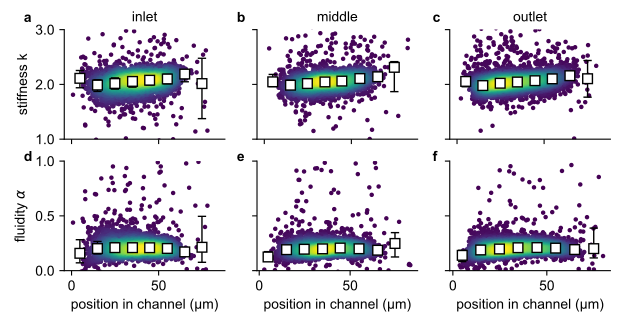

This chart was generated by the following Python code:
# -*- coding: utf-8 -*-
import numpy as np
import pandas as pd
import matplotlib.pyplot as plt
from deformationcytometer.evaluation.helper_functions import fitStiffness, load_all_data, plotDensityScatter, plotBinnedData, plotStressStrain

import pylustrator
pylustrator.start()

position_list = []
for position in ["inlet", "middle", "outlet"]:
    pressure = 3
    data, config = load_all_data([
        fr"\\131.188.117.96\biophysDS\emirzahossein\microfluidic cell rhemeter data\microscope4\2020_july\2020_07_29_aslginate2%_NIH_diff_x_position_2\{position}\[0-9]\*_result.txt",
        fr"\\131.188.117.96\biophysDS\emirzahossein\microfluidic cell rhemeter data\microscope4\2020_july\2020_07_29_aslginate2%_NIH_diff_x_position_3\{position}\[0-9]\*_result.txt",
                ], pressure=pressure)
    position_list.append([data, config])

for i in range(3):
    data, config = position_list[i]

    plt.subplot(2, 3, 1+i)
    plt.title(["inlet", "middle", "outlet"][i])
    plotDensityScatter(np.abs(data.rp), np.log10(data.k_cell), skip=1, y_factor=0.33)
    plotBinnedData(np.abs(data.rp), np.log10(data.k_cell), np.arange(0, 90, 10), bin_func=np.median, error_func="quantiles")

    plt.subplot(2, 3, 3+1+i)

    plotDensityScatter(np.abs(data.rp), data.alpha_cell, skip=1, y_factor=0.33)
    plotBinnedData(np.abs(data.rp), data.alpha_cell, np.arange(0, 90, 10), bin_func=np.median, error_func="quantiles")

#% start: automatic generated code from pylustrator
plt.figure(1).ax_dict = {ax.get_label(): ax for ax in plt.figure(1).axes}
import matplotlib as mpl
plt.figure(1).set_size_inches(16.250000/2.54, 8.000000/2.54, forward=True)
plt.figure(1).axes[0].set_xlim(-4.183295591939136, 88.04517013968203)
plt.figure(1).axes[0].set_ylim(1.0, 3.0)
plt.figure(1).axes[0].set_yticks([1.0, 2.0, 3.0])
plt.figure(1).axes[0].set_xticklabels([])
plt.figure(1).axes[0].set_yticklabels(["1.0", "2.0", "3.0"], fontsize=10.0, fontweight="normal", color="black", fontstyle="normal", fontname="Arial", horizontalalignment="right")
plt.figure(1).axes[0].set_position([0.100418, 0.557717, 0.251213, 0.348164])
plt.figure(1).axes[0].set_xlabel('')
plt.figure(1).axes[0].spines['right'].set_visible(False)
plt.figure(1).axes[0].spines['top'].set_visible(False)
plt.figure(1).axes[0].title.set_fontsize(10)
plt.figure(1).axes[0].text(0.5, 0.5, 'New Text', transform=plt.figure(1).axes[0].transAxes)  # id=plt.figure(1).axes[0].texts[0].new
plt.figure(1).axes[0].texts[0].set_position([-0.251907, 1.070730])
plt.figure(1).axes[0].texts[0].set_text("a")
plt.figure(1).axes[0].texts[0].set_weight("bold")
plt.figure(1).axes[0].get_yaxis().get_label().set_text("stiffness k")
plt.figure(1).axes[1].set_xlim(-4.183295591939136, 88.04517013968203)
plt.figure(1).axes[1].set_ylim(0.0, 1.0)
plt.figure(1).axes[1].set_position([0.100418, 0.139922, 0.251213, 0.348164])
plt.figure(1).axes[1].spines['right'].set_visible(False)
plt.figure(1).axes[1].spines['top'].set_visible(False)
plt.figure(1).axes[1].text(0.5, 0.5, 'New Text', transform=plt.figure(1).axes[1].transAxes)  # id=plt.figure(1).axes[1].texts[0].new
plt.figure(1).axes[1].texts[0].set_position([-0.251907, 1.001129])
plt.figure(1).axes[1].texts[0].set_text("d")
plt.figure(1).axes[1].texts[0].set_weight("bold")
plt.figure(1).axes[1].get_xaxis().get_label().set_text("position in channel (µm)")
plt.figure(1).axes[1].get_yaxis().get_label().set_text("fluidity $\\alpha$")
plt.figure(1).axes[2].set_xlim(-4.183295591939136, 88.04517013968203)
plt.figure(1).axes[2].set_ylim(1.0, 3.0)
plt.figure(1).axes[2].set_xticklabels([])
plt.figure(1).axes[2].set_yticklabels([])
plt.figure(1).axes[2].set_position([0.401873, 0.557717, 0.251213, 0.348164])
plt.figure(1).axes[2].set_xlabel('')
plt.figure(1).axes[2].set_ylabel('')
plt.figure(1).axes[2].spines['right'].set_visible(False)
plt.figure(1).axes[2].spines['top'].set_visible(False)
plt.figure(1).axes[2].title.set_fontsize(9)
plt.figure(1).axes[2].text(0.5, 0.5, 'New Text', transform=plt.figure(1).axes[2].transAxes)  # id=plt.figure(1).axes[2].texts[0].new
plt.figure(1).axes[2].texts[0].set_position([-0.125536, 1.070730])
plt.figure(1).axes[2].texts[0].set_text("b")
plt.figure(1).axes[2].texts[0].set_weight("bold")
plt.figure(1).axes[2].title.set_fontsize(10)
plt.figure(1).axes[3].set_ylim(0.0, 1.0)
plt.figure(1).axes[3].set_yticklabels([])
plt.figure(1).axes[3].set_position([0.401873, 0.139922, 0.251213, 0.348164])
plt.figure(1).axes[3].set_ylabel('')
plt.figure(1).axes[3].spines['right'].set_visible(False)
plt.figure(1).axes[3].spines['top'].set_visible(False)
plt.figure(1).axes[3].text(0.5, 0.5, 'New Text', transform=plt.figure(1).axes[3].transAxes)  # id=plt.figure(1).axes[3].texts[0].new
plt.figure(1).axes[3].texts[0].set_position([-0.125536, 1.001129])
plt.figure(1).axes[3].texts[0].set_text("e")
plt.figure(1).axes[3].texts[0].set_weight("bold")
plt.figure(1).axes[3].get_xaxis().get_label().set_text("position in channel (µm)")
plt.figure(1).axes[4].set_xlim(-4.183295591939136, 88.04517013968203)
plt.figure(1).axes[4].set_ylim(1.0, 3.0)
plt.figure(1).axes[4].set_xticklabels([])
plt.figure(1).axes[4].set_yticklabels([])
plt.figure(1).axes[4].set_position([0.703330, 0.557717, 0.251213, 0.348164])
plt.figure(1).axes[4].set_xlabel('')
plt.figure(1).axes[4].set_ylabel('')
plt.figure(1).axes[4].spines['right'].set_visible(False)
plt.figure(1).axes[4].spines['top'].set_visible(False)
plt.figure(1).axes[4].title.set_fontsize(10)
plt.figure(1).axes[4].text(0.5, 0.5, 'New Text', transform=plt.figure(1).axes[4].transAxes)  # id=plt.figure(1).axes[4].texts[0].new
plt.figure(1).axes[4].texts[0].set_position([-0.106581, 1.070730])
plt.figure(1).axes[4].texts[0].set_text("c")
plt.figure(1).axes[4].texts[0].set_weight("bold")
plt.figure(1).axes[5].set_ylim(0.0, 1.0)
plt.figure(1).axes[5].set_yticklabels([])
plt.figure(1).axes[5].set_position([0.703330, 0.139922, 0.251213, 0.348164])
plt.figure(1).axes[5].set_ylabel('')
plt.figure(1).axes[5].spines['right'].set_visible(False)
plt.figure(1).axes[5].spines['top'].set_visible(False)
plt.figure(1).axes[5].text(0.5, 0.5, 'New Text', transform=plt.figure(1).axes[5].transAxes)  # id=plt.figure(1).axes[5].texts[0].new
plt.figure(1).axes[5].texts[0].set_position([-0.106581, 1.001129])
plt.figure(1).axes[5].texts[0].set_text("f")
plt.figure(1).axes[5].texts[0].set_weight("bold")
plt.figure(1).axes[5].get_xaxis().get_label().set_text("position in channel (µm)")
#% end: automatic generated code from pylustrator
plt.savefig(__file__[:-3] + ".png", dpi=300)
plt.savefig(__file__[:-3] + ".pdf")
plt.show()
